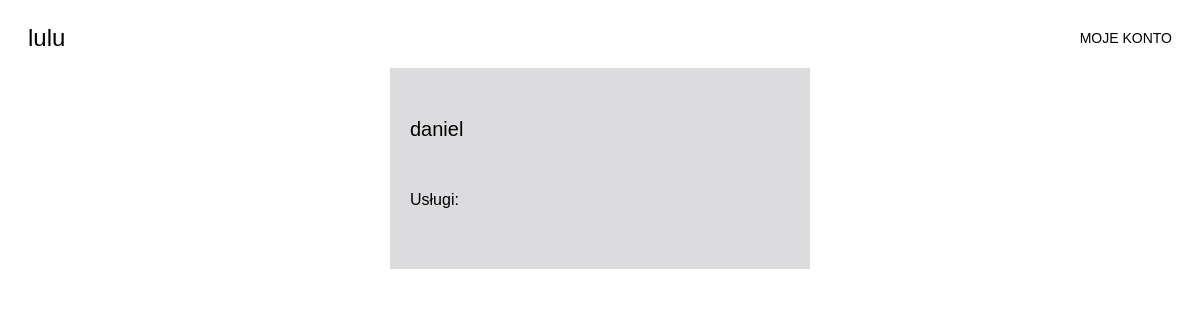
The page /profile/my/ (signed in) on the database as committed earlier.
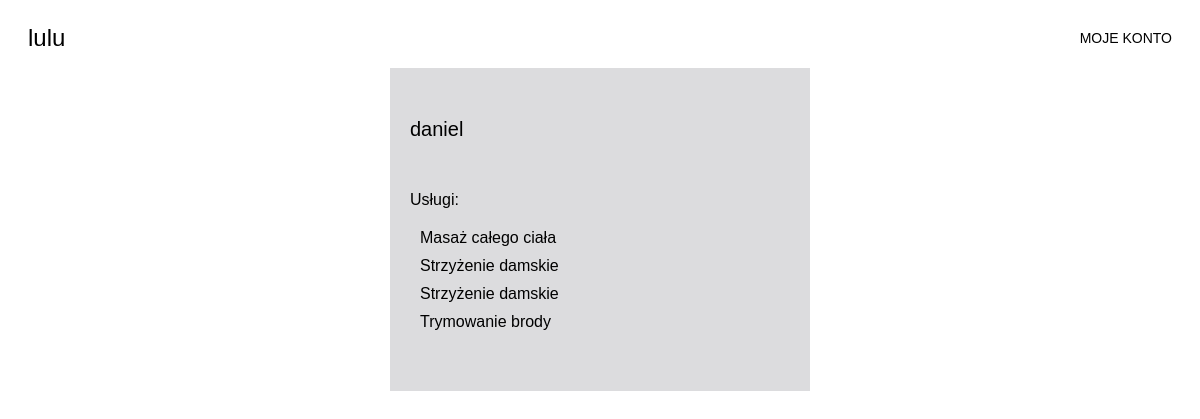
The same page on the database as committed later.
### services/models.py (models this page shows, shortened)
class Service(models.Model):
    category = models.ForeignKey(Category, on_delete=models.CASCADE, null=True)
    types = models.ForeignKey(Type, on_delete=models.SET_NULL, null=True)
    user = models.ForeignKey(User, on_delete=models.CASCADE, null=True)
    price_min = models.IntegerField(null=True)
    price_max = models.IntegerField(null=True)

class Type(models.Model):
    name = models.CharField(max_length=100)
    category = models.ForeignKey(Category, on_delete=models.CASCADE, null=True)

### services/views.py (the view)
# urls.py: path("profile/my/", views.get_my_profile, name = 'my_profile_page'),
@login_required(login_url="/login")
def get_my_profile(request):
    user = User.objects.get(id=request.user.id)
    services = Service.objects.filter(user = request.user.id)
    return render(request, 'profile.html', {'user': user, "services": services})

### services/templates/profile.html
{% extends "main.html" %}
{% block content%}
<div style="">
    <div style="display: flex; flex-direction: column; align-items: start; background-color: #dcdcde; max-width: 380px; margin: auto; padding: 50px 20px 50px 20px">
        <div style=" font-size: 20px">{{user.username}}</div>
        <div style="margin-bottom: 10px; margin-top: 50px;">Usługi:</div>
        <div>
            {% for service in services %}
            <div style="margin: 10px 0 10px 10px">{{service.types.name}}</div>
            {% endfor %}
        </div>
    </div>
</div>
{% endblock content%}

### services/templates/main.html (shortened to what this page needs)
<!DOCTYPE html>
<html>
<head>
</head>
<body>
    {% include "navbar.html" %}
    {% block content %}
    {% endblock content%}
</body>
</html>

### services/templates/navbar.html
<div class="topnav">
    <div class="nav-logo-container">
        <a href="/" class="nav-logo">lulu</a>
    </div>
    <div class="nav-account-container">
        <a href="/profile/my" class='nav-account-button'>MOJE KONTO</a>
    </div>
</div>

Rows that differ between the two databases and show on the page:
added Service: types.name "Masaż całego ciała"
added Service: types.name "Strzyżenie damskie"
added Service: types.name "Strzyżenie damskie"
added Service: types.name "Trymowanie brody"
